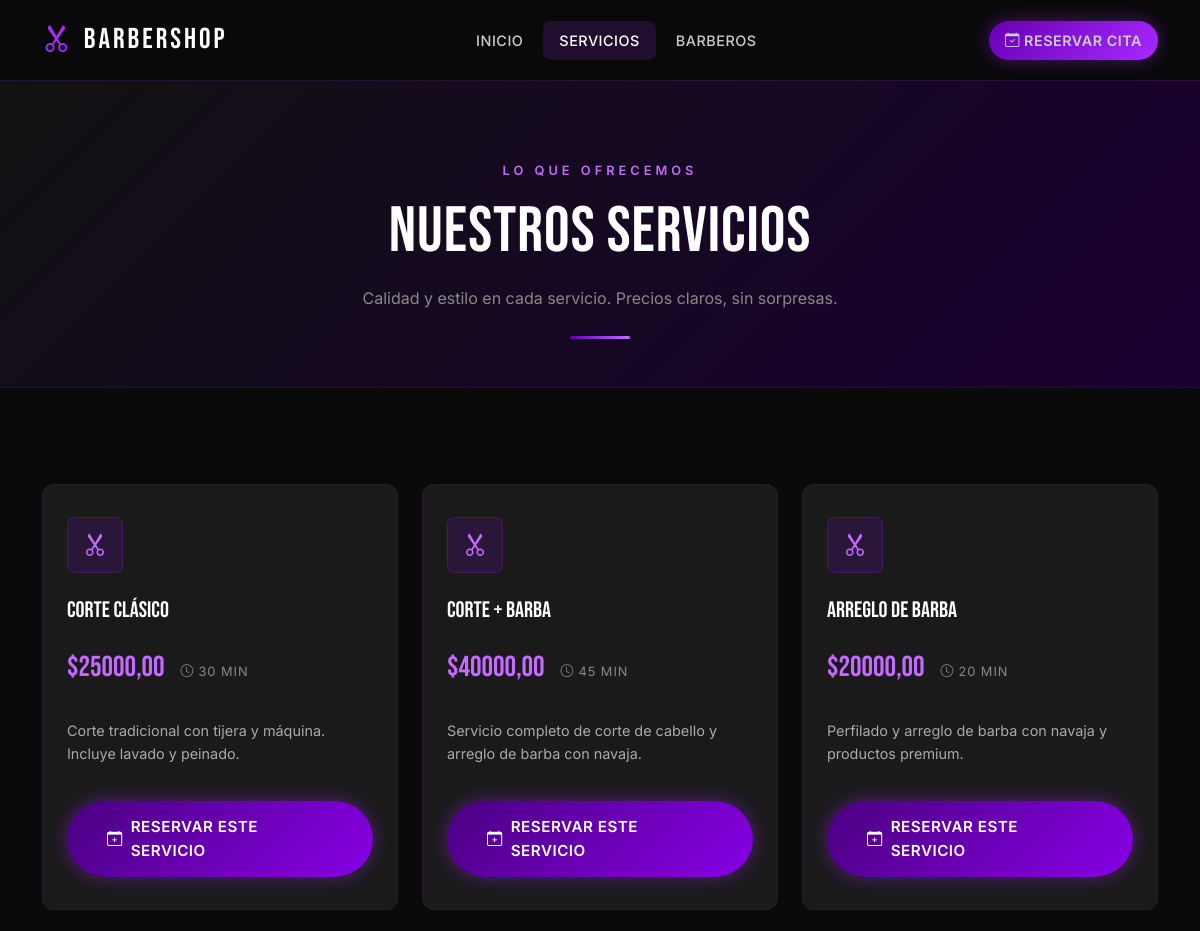
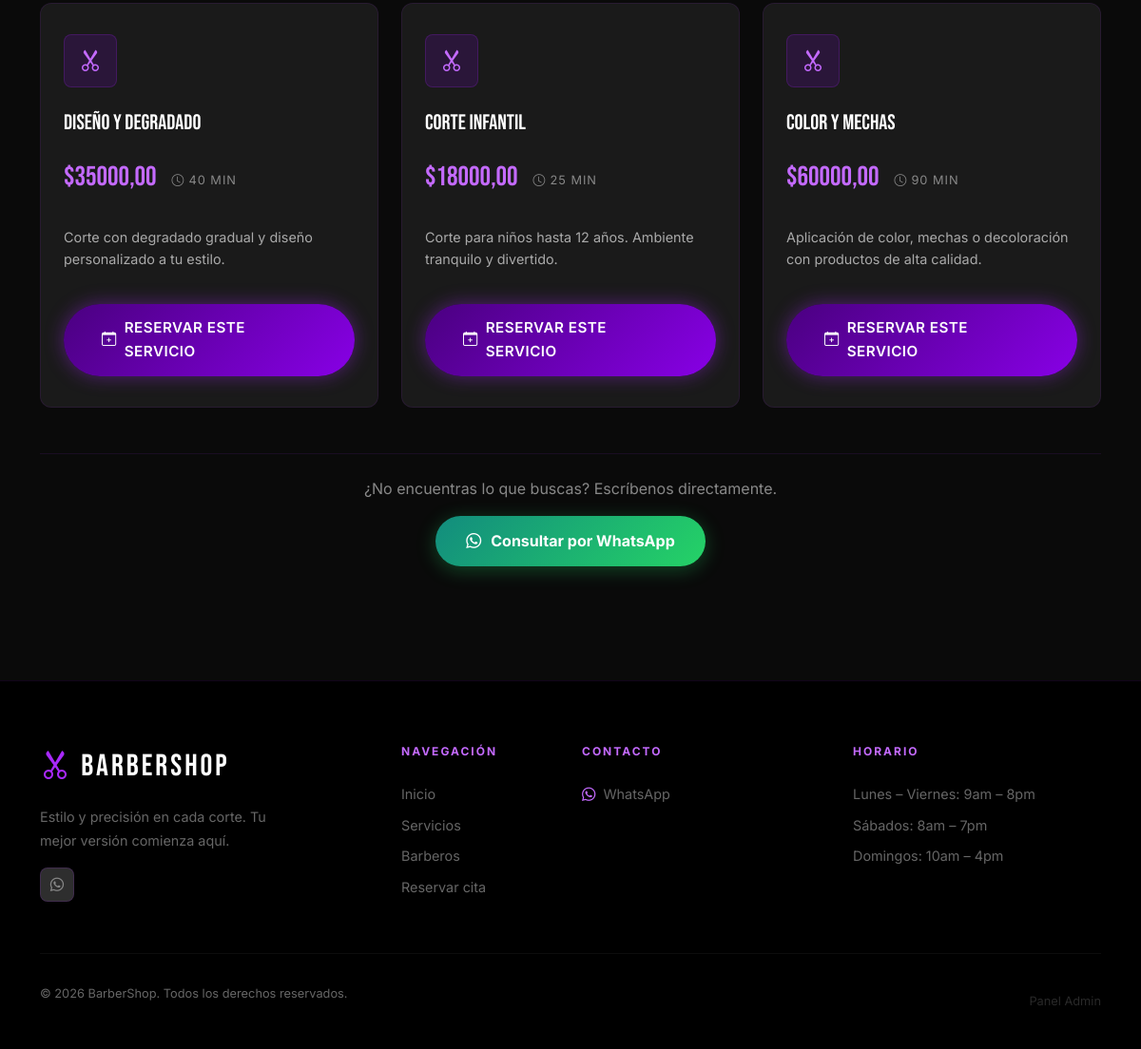
The app's page /servicios/ with its own data (2 pictures, top to bottom).
### core/models.py (models this page shows, shortened)
class ConfiguracionBarberia(models.Model):
    nombre = models.CharField(max_length=200, default='Mi Barbería')
    slogan = models.CharField(max_length=300, blank=True)
    descripcion = models.TextField(blank=True)
    whatsapp = models.CharField(max_length=20, blank=True, help_text='Número con código de país ej: 573001234567')
    telefono = models.CharField(max_length=20, blank=True)
    email = models.EmailField(blank=True)
    direccion = models.TextField(blank=True)
    instagram = models.CharField(max_length=100, blank=True)
    facebook = models.CharField(max_length=100, blank=True)
    logo = models.ImageField(upload_to='config/', blank=True, null=True)
    imagen_hero = models.ImageField(upload_to='config/', blank=True, null=True)
    horario_texto = models.TextField(blank=True, help_text='Descripción del horario de atención')
    activo = models.BooleanField(default=True)
    class Meta:
        verbose_name = 'Configuración'
        verbose_name_plural = 'Configuración de la Barbería'
    @classmethod
    def get_config(cls):
        config = cls.objects.filter(activo=True).first()
        if not config:
            config = cls.objects.create(nombre='BarberShop', whatsapp='573001234567')
        return config

### servicios/models.py (models this page shows, shortened)
class Servicio(models.Model):
    nombre = models.CharField(max_length=100)
    descripcion = models.TextField(blank=True)
    precio = models.DecimalField(max_digits=8, decimal_places=2)
    duracion_minutos = models.PositiveIntegerField(default=30)
    imagen = models.ImageField(upload_to='servicios/', blank=True, null=True)
    activo = models.BooleanField(default=True)
    orden = models.PositiveIntegerField(default=0)
    creado = models.DateTimeField(auto_now_add=True)
    class Meta:
        verbose_name = 'Servicio'
        verbose_name_plural = 'Servicios'
        ordering = ['orden', 'nombre']

### servicios/views.py (the view)
# urls.py: path('', views.lista_servicios, name='servicios'),
def lista_servicios(request):
    config = ConfiguracionBarberia.get_config()
    servicios = Servicio.objects.filter(activo=True)
    return render(request, 'public/servicios.html', {
        'config': config,
        'servicios': servicios,
        'page': 'servicios',
    })

### templates/public/servicios.html (shortened to what this page needs)
{% extends 'base_public.html' %}
{% block content %}
<section style="background: linear-gradient(135deg, var(--black-700) 0%, var(--purple-900) 100%); padding: 5rem 0 3rem; border-bottom: 1px solid rgba(169,41,255,0.1);">
  <div class="container text-center">
    <span class="section-eyebrow">Lo que ofrecemos</span>
    <h1 class="section-title">Nuestros Servicios</h1>
    <p class="section-subtitle">Calidad y estilo en cada servicio. Precios claros, sin sorpresas.</p>
    <div class="section-divider"></div>
  </div>
</section>
<section class="py-section section-dark">
  <div class="container">
    {% if servicios %}
    <div class="row g-4">
      {% for servicio in servicios %}
      <div class="col-md-6 col-lg-4 fade-up delay-{{ forloop.counter }}">
        <div class="servicio-card h-100" style="display:flex; flex-direction:column;">
          {% if servicio.imagen %}
          <div style="height:200px; overflow:hidden; border-radius: var(--radius-sm); margin-bottom:1.25rem;">
            <img src="{{ servicio.imagen.url }}" alt="{{ servicio.nombre }}"
                 style="width:100%; height:100%; object-fit:cover; transition: transform 0.4s ease;"
                 loading="lazy">
          </div>
          {% else %}
          <div class="servicio-icon">
            <i class="bi bi-scissors" style="color: var(--purple-300);"></i>
          </div>
          {% endif %}
          <div class="servicio-nombre">{{ servicio.nombre }}</div>
          <div class="d-flex align-items-center gap-3 my-2">
            <div class="servicio-precio">${{ servicio.precio }}</div>
            <div class="servicio-duracion">
              <i class="bi bi-clock me-1"></i>{{ servicio.duracion_minutos }} min
            </div>
          </div>
          {% if servicio.descripcion %}
          <p class="servicio-desc">{{ servicio.descripcion }}</p>
          {% endif %}
          <div style="margin-top:auto; padding-top: 1rem;">
            <a href="{% url 'reservar' %}?servicio={{ servicio.pk }}" class="btn-primary-barber" style="width:100%; justify-content:center;">
              <i class="bi bi-calendar-plus"></i> Reservar este servicio
            </a>
          </div>
        </div>
      </div>
      {% endfor %}
    </div>
    <div class="text-center mt-5 py-4" style="border-top: 1px solid rgba(169,41,255,0.1);">
      <p class="section-subtitle mb-3">¿No encuentras lo que buscas? Escríbenos directamente.</p>
      {% if config and config.whatsapp %}
      <a href="https://wa.me/{{ config.whatsapp }}" target="_blank" class="btn-whatsapp">
        <i class="bi bi-whatsapp"></i> Consultar por WhatsApp
      </a>
      {% endif %}
    </div>
    {% endif %}
  </div>
</section>
{% endblock %}

### templates/base_public.html (shortened to what this page needs)
{% extends 'base.html' %}
{% load static %}
{% block body %}
<nav class="navbar-barber navbar navbar-expand-lg">
  <div class="container">
    <a class="navbar-brand" href="{% url 'home' %}">
      <i class="bi bi-scissors" style="color: var(--purple-400);"></i>
      {% if config %}{{ config.nombre|upper }}{% else %}BARBERSHOP{% endif %}
    </a>
    <div class="collapse navbar-collapse" id="navMenu">
      <ul class="navbar-nav mx-auto gap-1">
        <li class="nav-item">
          <a class="nav-link {% if page == 'home' %}active{% endif %}" href="{% url 'home' %}">
            Inicio
          </a>
        </li>
        <li class="nav-item">
          <a class="nav-link {% if page == 'servicios' %}active{% endif %}" href="{% url 'servicios' %}">
            Servicios
          </a>
        </li>
        <li class="nav-item">
          <a class="nav-link {% if page == 'barberos' %}active{% endif %}" href="{% url 'barberos' %}">
            Barberos
          </a>
        </li>
      </ul>
      <div class="d-flex align-items-center gap-2">
        <a href="{% url 'reservar' %}" class="btn-reservar-nav nav-link">
          <i class="bi bi-calendar-check"></i> Reservar cita
        </a>
      </div>
    </div>
  </div>
</nav>
{% block content %}{% endblock %}
<footer class="footer">
  <div class="container">
    <div class="row g-4">
      <div class="col-lg-4">
        <div class="footer-brand">
          <i class="bi bi-scissors" style="color: var(--purple-400);"></i>
          {% if config %}{{ config.nombre|upper }}{% else %}BARBERSHOP{% endif %}
        </div>
        <p class="footer-desc">
          {% if config and config.descripcion %}
            {{ config.descripcion }}
          {% else %}
            Estilo y precisión en cada corte. Tu mejor versión comienza aquí.
          {% endif %}
        </p>
        {% if config %}
        <div class="social-links mt-3">
          {% if config.whatsapp %}
          <a href="https://wa.me/{{ config.whatsapp }}" target="_blank" class="social-link" aria-label="WhatsApp">
            <i class="bi bi-whatsapp"></i>
          </a>
          {% endif %}
        </div>
        {% endif %}
      </div>
      <div class="col-lg-2 col-md-4">
        <p class="footer-title">Navegación</p>
        <a href="{% url 'home' %}" class="footer-link">Inicio</a>
        <a href="{% url 'servicios' %}" class="footer-link">Servicios</a>
        <a href="{% url 'barberos' %}" class="footer-link">Barberos</a>
        <a href="{% url 'reservar' %}" class="footer-link">Reservar cita</a>
      </div>
      <div class="col-lg-3 col-md-4">
        <p class="footer-title">Contacto</p>
        {% if config %}
          {% if config.whatsapp %}
          <a href="https://wa.me/{{ config.whatsapp }}" class="footer-link" target="_blank">
            <i class="bi bi-whatsapp text-purple me-2"></i>WhatsApp
          </a>
          {% endif %}
        {% endif %}
      </div>
      <div class="col-lg-3 col-md-4">
        <p class="footer-title">Horario</p>
        {% if config and config.horario_texto %}
          <p class="footer-desc" style="white-space: pre-line;">{{ config.horario_texto }}</p>
        {% else %}
          <p class="footer-link">Lunes – Viernes: 9am – 8pm</p>
          <p class="footer-link">Sábados: 8am – 7pm</p>
          <p class="footer-link">Domingos: 10am – 4pm</p>
        {% endif %}
      </div>
    </div>
    <div class="footer-bottom">
      <p class="footer-copy">
        &copy; {% now "Y" %} {% if config %}{{ config.nombre }}{% else %}BarberShop{% endif %}. Todos los derechos reservados.
      </p>
      <a href="{% url 'panel_login' %}" class="footer-copy" style="opacity:0.4;">
        Panel Admin
      </a>
    </div>
  </div>
</footer>
{% endblock %}

### templates/base.html (shortened to what this page needs)
<!DOCTYPE html>
<html lang="es">
<head>
  <link href="https://cdn.jsdelivr.net/npm/bootstrap@5.3.2/dist/css/bootstrap.min.css" rel="stylesheet">
  <link href="https://cdn.jsdelivr.net/npm/bootstrap-icons@1.11.3/font/bootstrap-icons.min.css" rel="stylesheet">
  {% load static %}
  <link rel="stylesheet" href="{% static 'css/main.css' %}">
</head>
<body>
  {% block body %}{% endblock %}
</body>
</html>

### records on screen
ConfiguracionBarberia: nombre "BARBERSHOP", nombre "BarberShop"
Servicio: nombre "Corte Clásico", precio "25000,00", duracion_minutos "30", descripcion "Corte tradicional con tijera y máquina. Incluye lavado y peinado.", {{ servicio.pk }} 1 (drawn)
Servicio: nombre "Corte + Barba", precio "40000,00", duracion_minutos "45", descripcion "Servicio completo de corte de cabello y arreglo de barba con navaja."
Servicio: nombre "Arreglo de Barba", precio "20000,00", duracion_minutos "20", descripcion "Perfilado y arreglo de barba con navaja y productos premium."
Servicio: nombre "Diseño y Degradado", precio "35000,00", duracion_minutos "40", descripcion "Corte con degradado gradual y diseño personalizado a tu estilo."
Servicio: nombre "Corte Infantil", precio "18000,00", duracion_minutos "25", descripcion "Corte para niños hasta 12 años. Ambiente tranquilo y divertido."
Servicio: nombre "Color y Mechas", precio "60000,00", duracion_minutos "90", descripcion "Aplicación de color, mechas o decoloración con productos de alta calidad."
